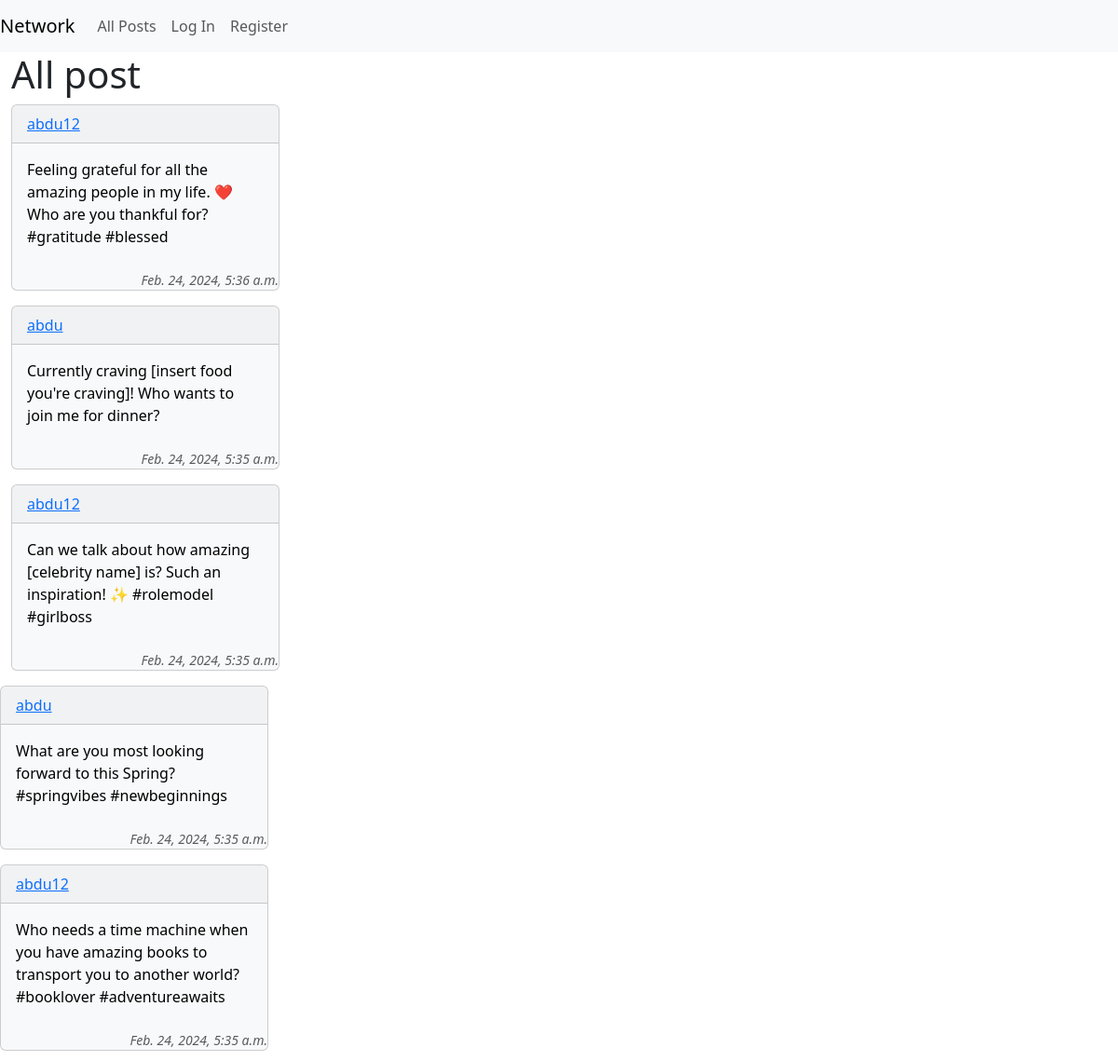
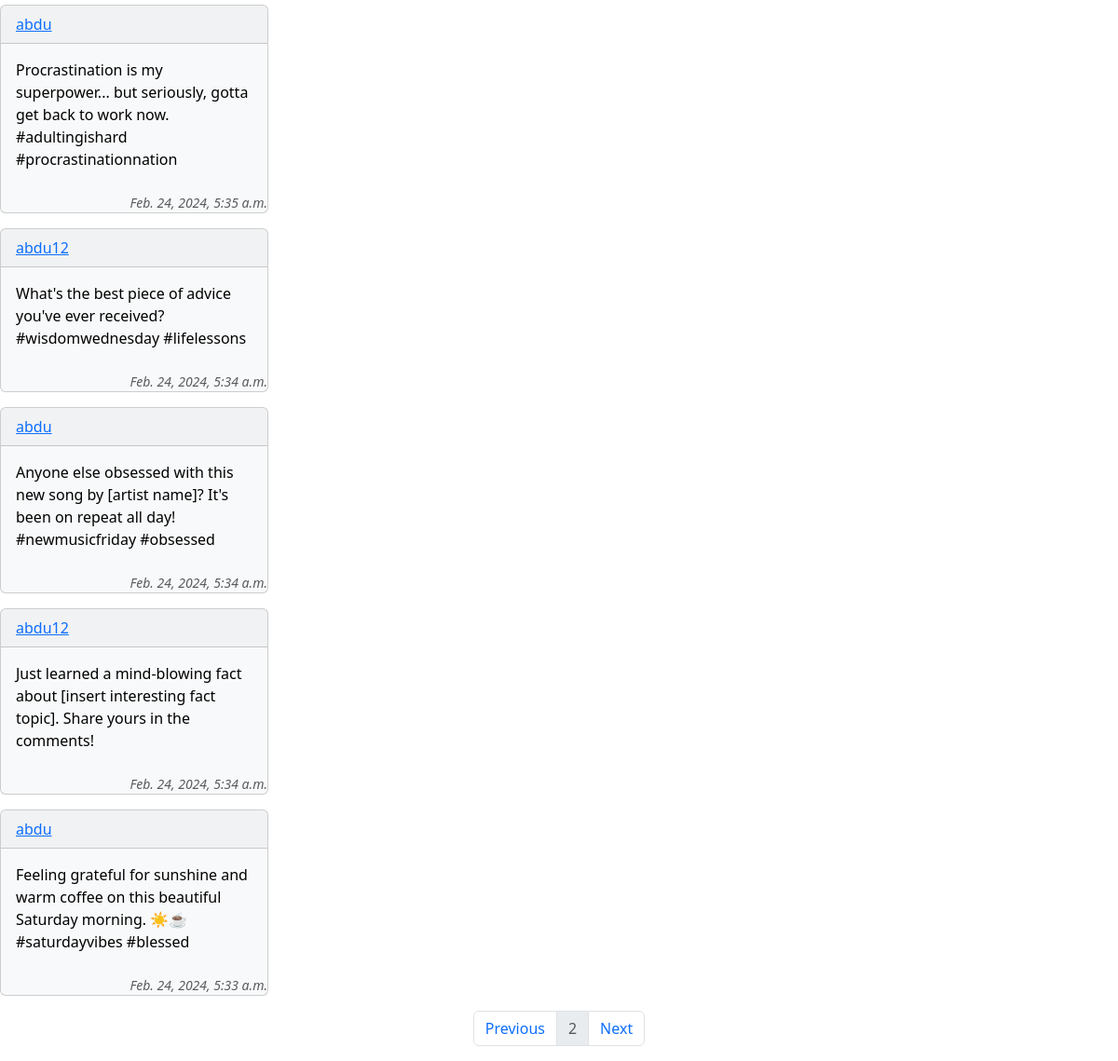
Screenshot of /?page=2 with the database file from the repository (2 pictures, top to bottom).
### network/models.py (models this page shows, shortened)
class Post(models.Model):
    user = models.ForeignKey(User, on_delete=models.CASCADE)
    content = models.TextField()
    timestamp = models.DateTimeField(auto_now_add=True)

class User(AbstractUser):
    pass

### network/views.py (the view)
# urls.py: path("", views.index, name="index"),
def index(request):
    allposts = Post.objects.all().order_by("timestamp").reverse()
    allLikes =Likes.objects.all()
    whoYouLiked = []
    try:
        for like in allLikes:
            if like.user.id == request.user.id == request.user.id:
                whoYouLiked.append(like.post.pk)
    except:
        whoYouLiked = []
    posts = Paginator(allposts, 10)
    pageNumber = request.GET.get('page')
    page_obj = posts.get_page(pageNumber)
    return render(request, "network/allpost.html", {
        "page_obj" : page_obj,
        "whoYouLiked" : whoYouLiked
    })

### network/templates/network/allpost.html (shortened to what this page needs)
{% extends "network/layout.html" %}
{% block body %}
<div>
      <h1>All post</h1>
  <div class="row row-cols-1 row-cols-md-2 g-4">
    {% for post in page_obj %}
      <div class="col">
        <div class="card text-bg-light mb-3" style="max-width: 18rem;">
          <div class="card-header"><a href="{% url 'profile' user_id=post.user.pk %}">{{post.user}}</a></div>
          <div class="card-body" style="text-align: left;">
            <p class="card-title" id="content_{{post.pk}}">{{post.content}}</p>
              </div>
              <small class="card-text" style="text-align: right;"><i class="text-body-secondary" >{{post.timestamp}}</i></small>
          </div>
        </div>
      </div>
    {% endfor%}
      <div>
        <nav aria-label="Page navigation example">
            <ul class="pagination justify-content-center">
                {% if page_obj.has_previous %}
              <li class="page-item">
                <a class="page-link" href="?page={{ page_obj.previous_page_number }}" tabindex="-1" aria-disabled="true">Previous</a>
              </li>
              {% endif %}
              <li class="page-item disabled">
                <a class="page-link" href="#">{{ page_obj.number }}</a>
              </li>
              {% if page_obj.has_next %}
              <li class="page-item">
                <a class="page-link" href="?page={{ page_obj.next_page_number }}">Next</a>
              </li>
              {% endif%}
            </ul>
          </nav>
      </div>
{% endblock %}

### rows the page displays
Post: user "abdu12", content "Feeling grateful for all the amazing people in my life. ❤️ Who are you thankful for? #gratitude #blessed", timestamp "Feb. 24, 2024, 5:36 a.m."
Post: user "abdu", content "Currently craving [insert food you're craving]! Who wants to join me for dinner?", timestamp "Feb. 24, 2024, 5:35 a.m."
Post: user "abdu12", content "Can we talk about how amazing [celebrity name] is? Such an inspiration! ✨ #rolemodel #girlboss", timestamp "Feb. 24, 2024, 5:35 a.m."
Post: user "abdu", content "What are you most looking forward to this Spring? #springvibes #newbeginnings", timestamp "Feb. 24, 2024, 5:35 a.m."
Post: user "abdu12", content "Who needs a time machine when you have amazing books to transport you to another world? #booklover #adventureawaits", timestamp "Feb. 24, 2024, 5:35 a.m."
Post: user "abdu", content "Procrastination is my superpower... but seriously, gotta get back to work now. #adultingishard #procrastinationnation", timestamp "Feb. 24, 2024, 5:35 a.m."
Post: user "abdu12", content "What's the best piece of advice you've ever received? #wisdomwednesday #lifelessons", timestamp "Feb. 24, 2024, 5:34 a.m."
Post: user "abdu", content "Anyone else obsessed with this new song by [artist name]? It's been on repeat all day! #newmusicfriday #obsessed", timestamp "Feb. 24, 2024, 5:34 a.m."
Post: user "abdu12", content "Just learned a mind-blowing fact about [insert interesting fact topic]. Share yours in the comments!", timestamp "Feb. 24, 2024, 5:34 a.m."
Post: user "abdu", content "Feeling grateful for sunshine and warm coffee on this beautiful Saturday morning. ☀️☕️ #saturdayvibes #blessed", timestamp "Feb. 24, 2024, 5:33 a.m."

### other values shown
{{ page_obj.number }} "2"
